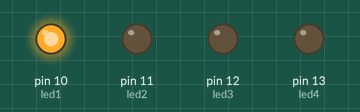
A sketch run on a simulated Arduino Uno, built with avr-gcc and run on an emulated ATmega328P. On the bench: output pins drawn as LEDs (lit = HIGH).

Above: at 0.07 s.
At 0.82 s:
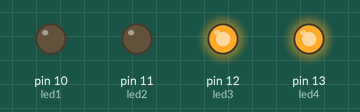
At 1.27 s:
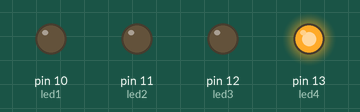
At 2.62 s:
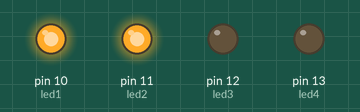
At 3.97 s:
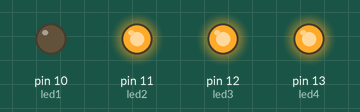
At 5.32 s:
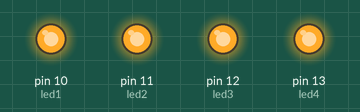
Timing chart, 0 to 5.6 s (numbered marks = the images above):
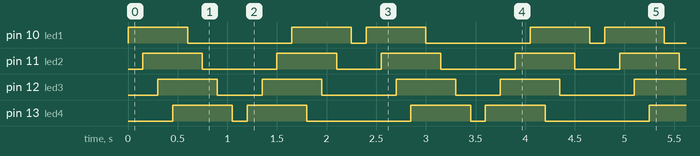

The sketch:

exp4.ino
```cpp
int led1 = 10;
int led2 = 11;
int led3 = 12;
int led4 = 13;
int tim = 150;

void setup() {
  pinMode(led1 , OUTPUT);
  pinMode(led2 , OUTPUT);
  pinMode(led3 , OUTPUT);
  pinMode(led4 , OUTPUT);

}

void loop() {
digitalWrite(led1 , HIGH);
delay(tim);
digitalWrite(led2 , HIGH);
delay(tim);
digitalWrite(led3 , HIGH);
delay(tim);
digitalWrite(led4 , HIGH);
delay(tim);
digitalWrite(led1 , LOW);
delay(tim);
digitalWrite(led2 , LOW);
delay(tim);
digitalWrite(led3 , LOW);
delay(tim);
digitalWrite(led4 , LOW);
delay(tim);
digitalWrite(led4 , HIGH);
delay(tim);
digitalWrite(led3 , HIGH);
delay(tim);
digitalWrite(led2 , HIGH);
delay(tim);
digitalWrite(led1 , HIGH);
delay(tim);
digitalWrite(led4 , LOW);
delay(tim);
digitalWrite(led3 , LOW);
delay(tim);
digitalWrite(led2 , LOW);
delay(tim);
digitalWrite(led1 , LOW);
delay(tim);


}
```

Measured:
- by itself, pin 10 (led1): repeats every 2.4 s: LOW 1.1 s, HIGH 0.60 s, LOW 0.15 s, HIGH 0.60 s
- by itself, pin 11 (led2): repeats every 2.4 s: LOW 0.75 s, HIGH 0.60 s, LOW 0.45 s, HIGH 0.60 s
- by itself, pin 12 (led3): repeats every 2.4 s: LOW 0.45 s, HIGH 0.60 s, LOW 0.75 s, HIGH 0.60 s
- by itself, pin 13 (led4): repeats every 2.4 s: LOW 0.15 s, HIGH 0.60 s, LOW 1.1 s, HIGH 0.60 s
